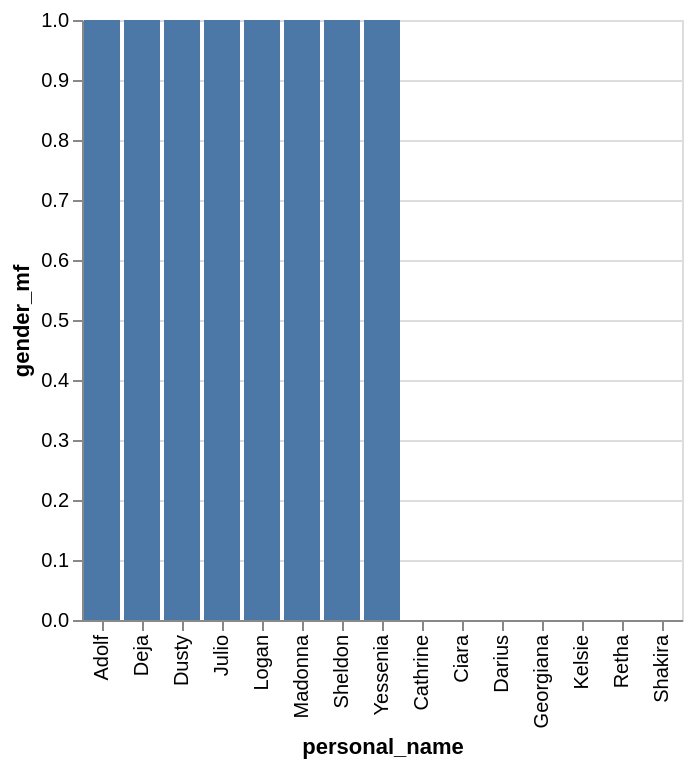

Specify this chart in Vega-Lite:
### Vega-Lite specification from a JSON file in a GitHub repository (floating-point values rounded to 4 significant figures)
{"data": {"values": [{"x_data": "Adolf", "y_data": 1}, {"x_data": "Cathrine", "y_data": 0}, {"x_data": "Ciara", "y_data": 0}, {"x_data": "Darius", "y_data": 0}, {"x_data": "Deja", "y_data": 1}, {"x_data": "Dusty", "y_data": 1}, {"x_data": "Georgiana", "y_data": 0}, {"x_data": "Julio", "y_data": 1}, {"x_data": "Kelsie", "y_data": 0}, {"x_data": "Logan", "y_data": 1}, {"x_data": "Madonna", "y_data": 1}, {"x_data": "Retha", "y_data": 0}, {"x_data": "Shakira", "y_data": 0}, {"x_data": "Sheldon", "y_data": 1}, {"x_data": "Yessenia", "y_data": 1}]}, "mark": "bar", "encoding": {"x": {"field": "x_data", "type": "nominal", "title": "personal_name", "sort": {"op": "sum", "field": "y_data", "order": "descending"}}, "y": {"field": "y_data", "type": "quantitative", "title": "gender_mf"}}}
